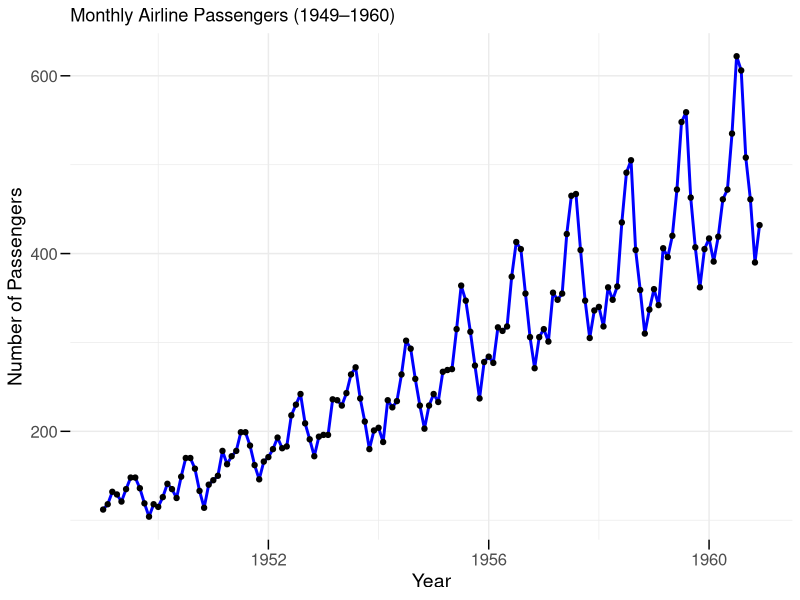

Write the R code that produced this figure.
#Load libraries
library(datasets)
library(tidyverse)
library(dplyr)
library(ggplot2)

#Import data
data("AirPassengers")

AirPassengersData <- data.frame(
  month = time(AirPassengers),
  passengers = as.numeric(AirPassengers)
)

#Plot data
ggplot(AirPassengersData, aes(x = month, y = passengers)) +
  geom_line(color = "blue",   #Color of line
            size = 1) +       #Thickness of line
  geom_point() +              #Add all of the points of data
  #Change axis titles
  labs(
    title = "Monthly Airline Passengers (1949–1960)",
    x = "Year",
    y = "Number of Passengers"
  ) +
  theme_minimal() +
  theme(axis.text.x = element_text(size = 12),      # x-axis tick labels
        axis.text.y = element_text(size = 12),      # y-axis tick labels
        axis.ticks.length = unit(0.25, "cm"),       # length of ticks
        axis.ticks = element_line(size = 0.5),      # thickness of ticks
        axis.title.x = element_text(size = 14),     # x-axis title
        axis.title.y = element_text(size = 14),     # y-axis title
        legend.title = element_text(size = 13),     # legend title
        legend.text = element_text(size = 11),      # legend items
        legend.position = "top"                     # legend position
  )
